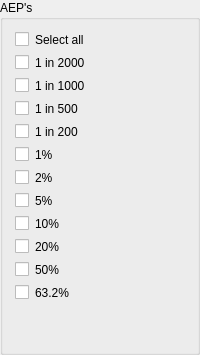
             <widget class="QGroupBox" name="aep_selection_block">
              <property name="title">
               <string>AEP's</string>
              </property>
              <layout class="QVBoxLayout" name="verticalLayout_22">
               <property name="spacing">
                <number>6</number>
               </property>
               <item>
                <widget class="QCheckBox" name="aep_checkbox_select_all">
                 <property name="styleSheet">
                  <string notr="true">QCheckBox {
    padding: 1px;
}</string>
                 </property>
                 <property name="text">
                  <string>Select all</string>
                 </property>
                </widget>
               </item>
               <item>
                <widget class="QCheckBox" name="aep_checkbox_1_in_2000">
                 <property name="styleSheet">
                  <string notr="true">QCheckBox {
    padding: 1px;
}</string>
                 </property>
                 <property name="text">
                  <string>1 in 2000</string>
                 </property>
                </widget>
               </item>
               <item>
                <widget class="QCheckBox" name="aep_checkbox_1_in_1000">
                 <property name="styleSheet">
                  <string notr="true">QCheckBox {
    padding: 1px;
}</string>
                 </property>
                 <property name="text">
                  <string>1 in 1000</string>
                 </property>
                </widget>
               </item>
               <item>
                <widget class="QCheckBox" name="aep_checkbox_1_in_500">
                 <property name="styleSheet">
                  <string notr="true">QCheckBox {
    padding: 1px;
}</string>
                 </property>
                 <property name="text">
                  <string>1 in 500</string>
                 </property>
                </widget>
               </item>
               <item>
                <widget class="QCheckBox" name="aep_checkbox_1_in_200">
                 <property name="styleSheet">
                  <string notr="true">QCheckBox {
    padding: 1px;
}</string>
                 </property>
                 <property name="text">
                  <string>1 in 200</string>
                 </property>
                </widget>
               </item>
               <item>
                <widget class="QCheckBox" name="aep_checkbox_1">
                 <property name="styleSheet">
                  <string notr="true">QCheckBox {
    padding: 1px;
}</string>
                 </property>
                 <property name="text">
                  <string>1%</string>
                 </property>
                </widget>
               </item>
               <item>
                <widget class="QCheckBox" name="aep_checkbox_2">
                 <property name="styleSheet">
                  <string notr="true">QCheckBox {
    padding: 1px;
}</string>
                 </property>
                 <property name="text">
                  <string>2%</string>
                 </property>
                </widget>
               </item>
               <item>
                <widget class="QCheckBox" name="aep_checkbox_5">
                 <property name="styleSheet">
                  <string notr="true">QCheckBox {
    padding: 1px;
}</string>
                 </property>
                 <property name="text">
                  <string>5%</string>
                 </property>
                </widget>
               </item>
               <item>
                <widget class="QCheckBox" name="aep_checkbox_10">
                 <property name="styleSheet">
                  <string notr="true">QCheckBox {
    padding: 1px;
}</string>
                 </property>
                 <property name="text">
                  <string>10%</string>
                 </property>
                </widget>
               </item>
               <item>
                <widget class="QCheckBox" name="aep_checkbox_20">
                 <property name="styleSheet">
                  <string notr="true">QCheckBox {
    padding: 1px;
}</string>
                 </property>
                 <property name="text">
                  <string>20%</string>
                 </property>
                </widget>
               </item>
               <item>
                <widget class="QCheckBox" name="aep_checkbox_50">
                 <property name="styleSheet">
                  <string notr="true">QCheckBox {
    padding: 1px;
}</string>
                 </property>
                 <property name="text">
                  <string>50%</string>
                 </property>
                </widget>
               </item>
               <item>
                <widget class="QCheckBox" name="aep_checkbox_63_2">
                 <property name="styleSheet">
                  <string notr="true">QCheckBox {
    padding: 1px;
}</string>
                 </property>
                 <property name="text">
                  <string>63.2%</string>
                 </property>
                </widget>
               </item>
               <item>
                <spacer name="aep_selection_group_vert_spacer">
                 <property name="orientation">
                  <enum>Qt::Orientation::Vertical</enum>
                 </property>
                 <property name="sizeHint" stdset="0">
                  <size>
                   <width>20</width>
                   <height>40</height>
                  </size>
                 </property>
                </spacer>
               </item>
              </layout>
             </widget>
